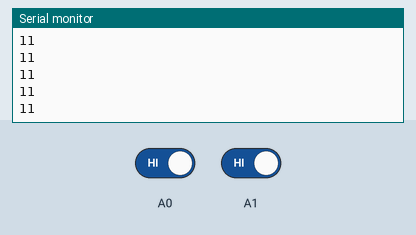
Simulated run of this sketch. Board: Arduino Uno, built with avr-gcc and run on an emulated ATmega328P. Parts: the last lines printed to the serial monitor. The inputs (shaded band) are chosen by the test bench; at power-on: A0 HIGH, A1 HIGH.

Above: at 1.7 s.
1.8 s: A0 driven LOW
At 2.9 s:
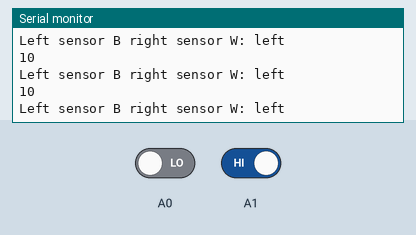
3.4 s: A1 driven LOW
At 3.65 s:
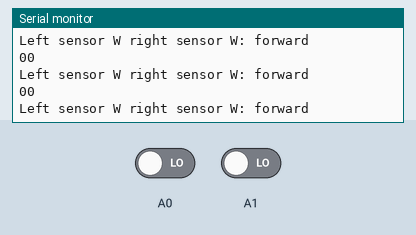
5.0 s: A0 driven HIGH
At 5.13 s:
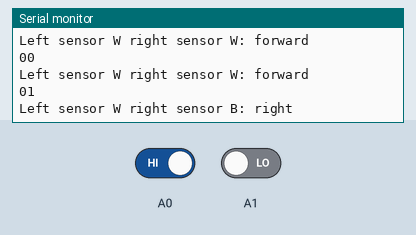
6.6 s: A0 driven LOW
9.6 s: A1 driven HIGH
12.6 s: A1 driven LOW
Timing chart, 0 to 15.6 s (numbered marks = the images above; inputs shaded):
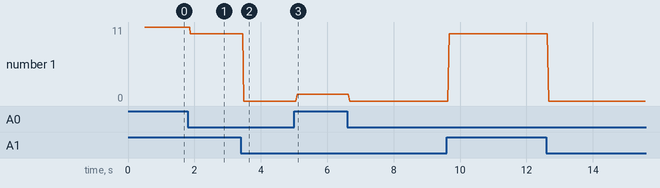

Measured:
- after the input at 1.8 s, the serial monitor: prints a new line after 0.07 s (image 1)
- after the input at 3.4 s, the serial monitor: prints a new line after 0.09 s (image 2)
- after the input at 5.0 s, the serial monitor: prints a new line after 0.10 s (image 3)
- plotted number 1: 11 → 10 after the input at 1.8 s, 10 → 0 after the input at 3.4 s, 0 → 1 after the input at 5.0 s, 0 → 10 after the input at 9.6 s

The sketch:

sketch_jun19d.ino
```cpp
//#include<AFMotor.h>
//AF_DCMotor motorA(2);
//AF_DCMotor motorB(3);

void setup() {
  Serial.begin(9600);
  Serial.println("line follower rover");
  delay(500);

  pinMode(A0,INPUT);
  pinMode(A1,INPUT);
  //motorA.setSpeed(250);
  //motorA.run(RELEASE);
  //motorB.setSpeed(250);
  //motorB.run(RELEASE);

}

void loop() {
  int sensor1 = digitalRead(A1);//left sensor
  int sensor2 = digitalRead(A0);//right sensor

  Serial.print(sensor1);
  Serial.println(sensor2);
  //delay(50);


   if((sensor1 == 0)&&(sensor2 == 0))
  {
     Serial.println("Left sensor W right sensor W: forward");
    //motorA.setSpeed(200);
    //motorB.setSpeed(200);
    //motorA.run(FORWARD);
    //motorB.run(FORWARD);
  }
  //car steered to right
  else if((sensor1 == 0)&&(sensor2 == 1))
  {
    Serial.println("Left sensor W right sensor B: right");
    //motorA.setSpeed(200);
    //motorB.setSpeed(100);
    //motorA.run(FORWARD);
    //motorB.run(FORWARD);
  }

  else if((sensor2 == 0)&&(sensor1 == 1))
  {
    Serial.println("Left sensor B right sensor W: left");
    //motorB.setSpeed(200);
    //motorA.setSpeed(100);
    //motorB.run(FORWARD);
    //motorA.run(FORWARD);
  }


}
```
